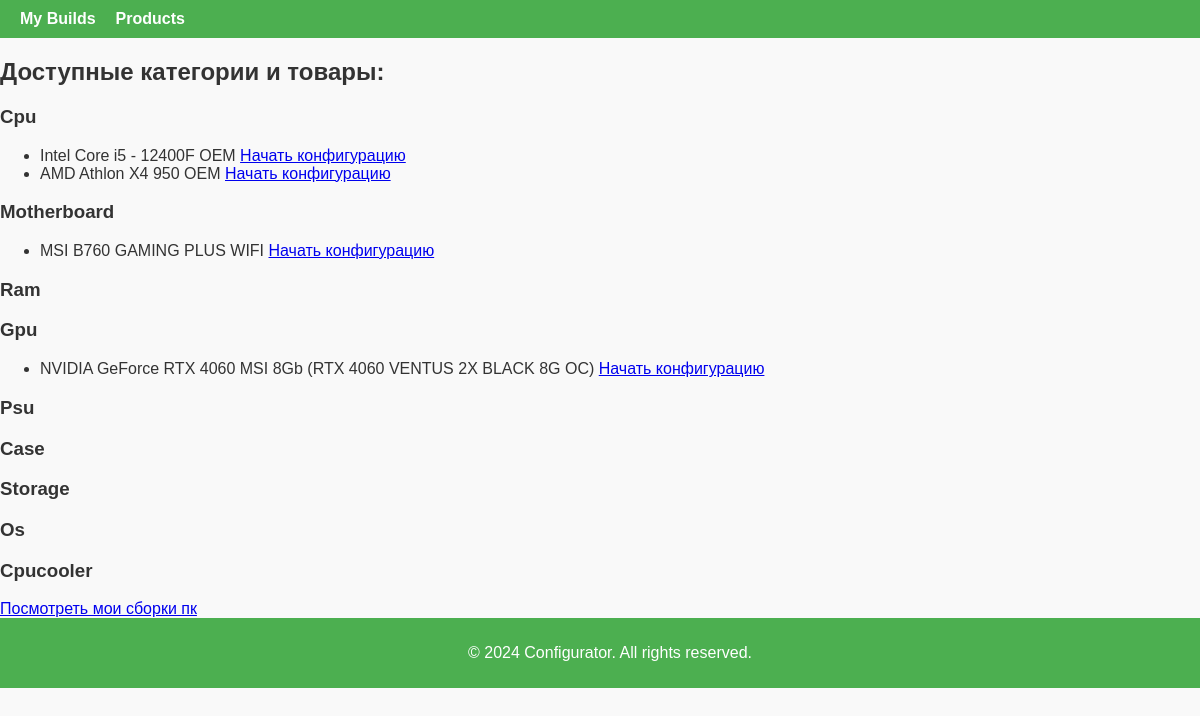
The app's page /, older data.
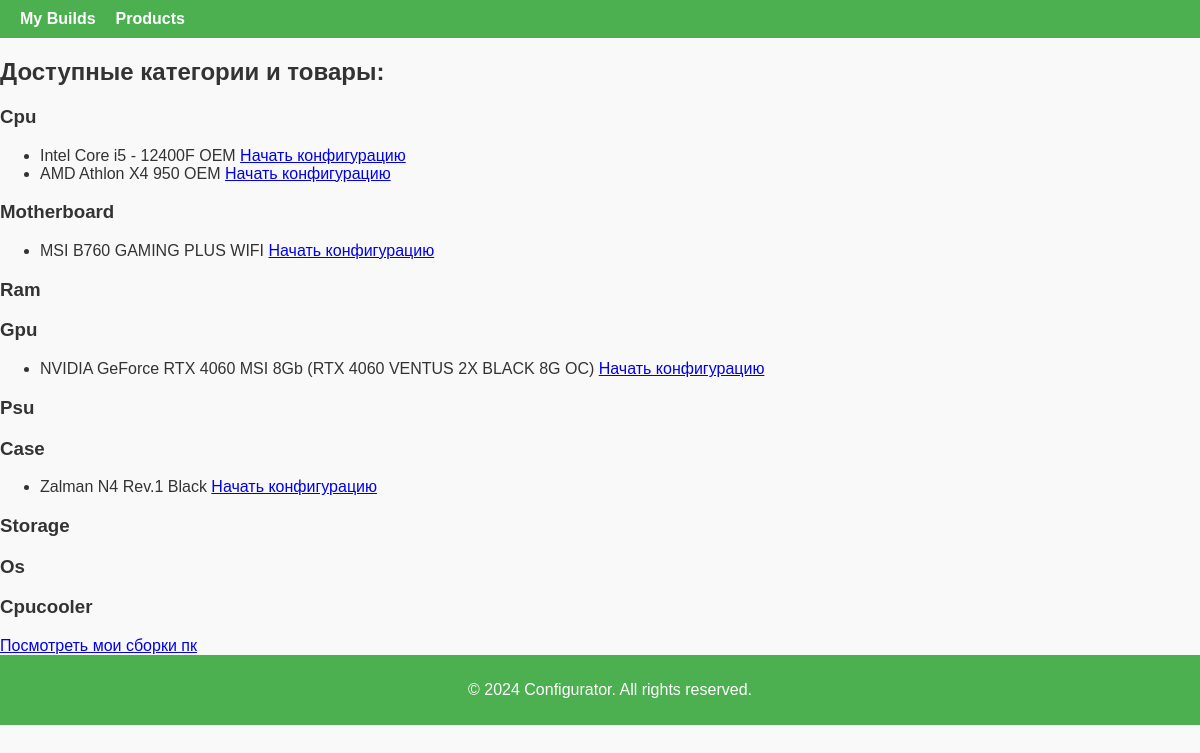
The same page, newer data.
### configurator/models.py (models this page shows, shortened)
class Product(models.Model):
    type = models.CharField(
        max_length=40,
        choices=[
            ('cpu', 'CPU'),
            ('motherboard', 'Motherboard'),
            ('ram', 'RAM'),
            ('gpu', 'GPU'),
            ('psu', 'PSU'),
            ('case', 'Case'),
            ('storage', 'Storage'),
            ('os', 'OS'),
            ('spucooler', 'CPUCooler')
        ]
    )
    price = models.DecimalField(max_digits=10, decimal_places=2, null=True, blank=True)
    class Meta:
        abstract = True

class CPU(Product):
    name = models.CharField(max_length=100, verbose_name="Название процессора")
    image = models.ImageField(upload_to='images/CPU/', null=True, blank=True, verbose_name="Фото CPU")
    manufacturer = models.CharField(max_length=100, verbose_name="Производитель", default="Intel")
    socket = models.CharField(max_length=50, verbose_name="Socket", default="LGA 1700")
    architecture = models.CharField(max_length=50, verbose_name="Архитектура", null=True, blank=True)
    cores = models.IntegerField(verbose_name="Количество ядер", default=4)
    threads = models.IntegerField(verbose_name="Количество потоков", null=True, blank=True)
    base_clock = models.FloatField(verbose_name="Тактовая частота", null=True, blank=True)
    turbo_clock = models.FloatField(verbose_name="Частота процессора в режиме Turbo", null=True, blank=True)
    tdp = models.IntegerField(verbose_name="Типичное тепловыделение", null=True, blank=True)
    release_date = models.CharField(max_length=50, verbose_name="Дата релиза", null=True, blank=True)

class Motherboard(Product):
    name = models.CharField(max_length=100, verbose_name="Название материнской платы")
    socket = models.CharField(max_length=50, verbose_name="Сокет", default="LGA 1700")
    chipset = models.CharField(max_length=50, verbose_name="Чипсет", default="Intel B760")
    ram_type = models.CharField(max_length=50, verbose_name="Тип ОЗУ", default="DDR4")
    max_ram = models.IntegerField(verbose_name="Максимальный объем ОЗУ, ГБ", default=128)
    ram_slots = models.IntegerField(verbose_name="Количество слотов ОЗУ", default=4)
    form_factor = models.CharField(max_length=50, verbose_name="Форм-фактор", default="ATX")
    m2_slots = models.IntegerField(verbose_name="Количество слотов M.2", default=2)
    sata_ports = models.IntegerField(verbose_name="Количество SATA портов", default=4)
    pcie_version = models.CharField(max_length=50, verbose_name="Версия PCIe", default="PCI Express 4.0")
    image = models.ImageField(upload_to='images/motherboards/', null=True, blank=True, verbose_name="Фото материнской платы")

class GPU(Product):
    name = models.CharField(max_length=100, verbose_name="Название видеокарты")
    interface = models.CharField(max_length=50, verbose_name="Интерфейс", default="PCI Express 4.0")
    manufacturer_gpu = models.CharField(max_length=100, verbose_name="Производитель видеопроцессора", default="unknown")
    series = models.CharField(max_length=50, verbose_name="Серия", default="unknown")
    memory_size = models.IntegerField(verbose_name="Объём памяти", default=8)
    memory_type = models.CharField(max_length=50, verbose_name="Тип памяти", default="GDDR6")
    memory_bus = models.IntegerField(verbose_name="Шина памяти (разрядность)", default=128)
    dimensions_mm = models.IntegerField(verbose_name="Шырина (длина) мм", default=199)
    gpu_base_clock = models.IntegerField(verbose_name="Частота графического процессора", default=1830)
    gpu_boost_clock = models.IntegerField(verbose_name="Частота графического процессора (Boost)", default=2505)
    cuda_cores = models.IntegerField(verbose_name="Число универсальных процессоров", default=3072)
    recommended_psu_power = models.IntegerField(verbose_name="Рекомендуемая мощность блока питания", default=550)
    tgp = models.IntegerField(verbose_name="TGP", default=115)
    image = models.ImageField(upload_to='images/gpu/', null=True, blank=True, verbose_name="Фото видеокарты")

class Case(Product):
    name = models.CharField(max_length=100, verbose_name="Название корпуса")
    image = models.ImageField(upload_to='images/cases/', null=True, blank=True, verbose_name="Фото корпуса")
    max_gpu_length_mm = models.IntegerField(verbose_name="Максимальная длина видеокарты, мм", default=315)
    max_cpu_cooler_height_mm = models.IntegerField(verbose_name="Максимальная высота кулера, мм", default=163)
    form_factor_support = models.CharField(max_length=100, verbose_name="Поддерживаемые форм-факторы материнских плат", default="ATX, mATX, Mini-ITX")
    psu_type = models.CharField(max_length=50, verbose_name="Тип блока питания (например, ATX, SFX)", default="без БП")
    drive_bays = models.CharField(max_length=100, verbose_name="Отсеки для накопителей (например, 2x3.5', 2x2.5')", default="2.5\" - 2, 3.5\" - 2")
    fan_slots = models.BooleanField(verbose_name="Места для вентиляторов", default=True)
    bottom_fans = models.CharField(max_length=50, verbose_name="Вентиляторы на нижней панели", default="2 x 120 мм")
    top_fans = models.CharField(max_length=50, verbose_name="Вентиляторы на верхней панели", default="2 x 120 мм")
    rgb_lighting = models.BooleanField(verbose_name="Подсветка корпуса", default=True)
    liquid_cooling_support = models.BooleanField(verbose_name="Возможность установки СЖО", default=True)
    dimensions = models.CharField(max_length=50, verbose_name="Размеры (ШхВхГ)", default="204 x 446 x 396 мм")
    weight_kg = models.FloatField(verbose_name="Вес", default=4.7)
    warranty = models.IntegerField(verbose_name="Гарантия (мес.)", default=12)

### core/views.py (the view)
# urls.py: path('', ProductView.as_view(), name='products'),
class ProductView(View):
    def get(self, request):
        categories = {
            "cpu": CPU.objects.all(),
            "motherboard": Motherboard.objects.all(),
            "ram": RAM.objects.all(),
            "gpu": GPU.objects.all(),
            "psu": PSU.objects.all(),
            "case": Case.objects.all(),
            "storage": Storage.objects.all(),
            "os": OS.objects.all(),
            "cpucooler": CPUCooler.objects.all(),
        }
        return render(request, 'core/products.html', {'items': categories})

### core/templates/core/products.html (shortened to what this page needs)
{% extends 'core/base.html' %}
{% load static %}
{% block content %}
    <h2>Доступные категории и товары:</h2>
    <div class="categories">
        {% for category, items in items.items %}
            <div class="category">
                <h3>{{ category|title }}</h3>
                <ul>
                    {% for item in items %}
                        <li>
                            {{ item.name }}
                            <a href="{% url 'configurator' category item.id %}?clear=True">Начать конфигурацию</a>
                        </li>
                    {% endfor %}
                </ul>
            </div>
        {% endfor %}
    </div>
    <a href="{% url 'my_builds' %}">Посмотреть мои сборки пк</a>
</body>
</html>
{% endblock %}

Row changes from the older to the newer data that the page shows:
added Case: name "Zalman N4 Rev.1 Black"
